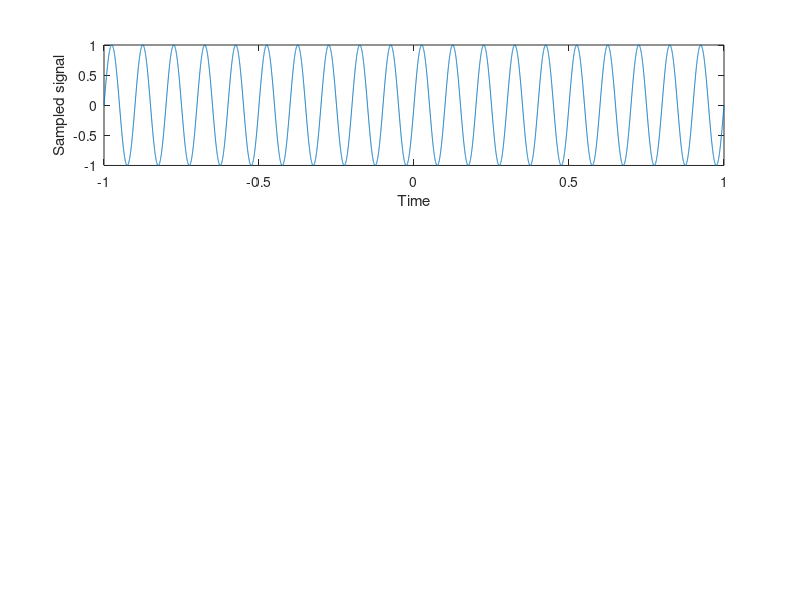

Write MATLAB code to recreate this figure. (Note: this script raises an error after producing the figure.)
f=10;Fs=5000;a=-1;b=1;
t=a:1/Fs:b;
x=sin(2*pi*f*t);
figure(1);
subplot(3,1,1) , plot(t,x);
ylabel("Sampled signal");xlabel("Time");
u=zeros(8,1);v=zeros(8,1);

for i=1:8
    y=quant(x,2^i,a,b); % quantized function
    subplot(3,1,2) , plot(t,y);
    hold on;
    ylabel("quantised signal");xlabel("Time");
    z=x-y; % quantised error
    u(i)=max(max(z),abs(min(z)));
    v(i)=sum(a.*a)/sum(z.*z);
    subplot(3,1,3) , plot(t,z);
    hold on;
    ylabel("quantization error");xlabel("Time");
end
hold off;
for i=1:8
    l(i)="L="+2^i;
end
%ylabel("quantised signal");xlabel("Time");
legend(l); %
hold off;
legend(l);

%----------------------
figure(2);
plot (1:8,u,'o--');
xlabel("No.of bits");
ylabel("maximum absolute quantization error");
%----------------------
figure(3);
plot (1:8,v,'ro--');
xlabel("No. of bits");
ylabel("SQNR");